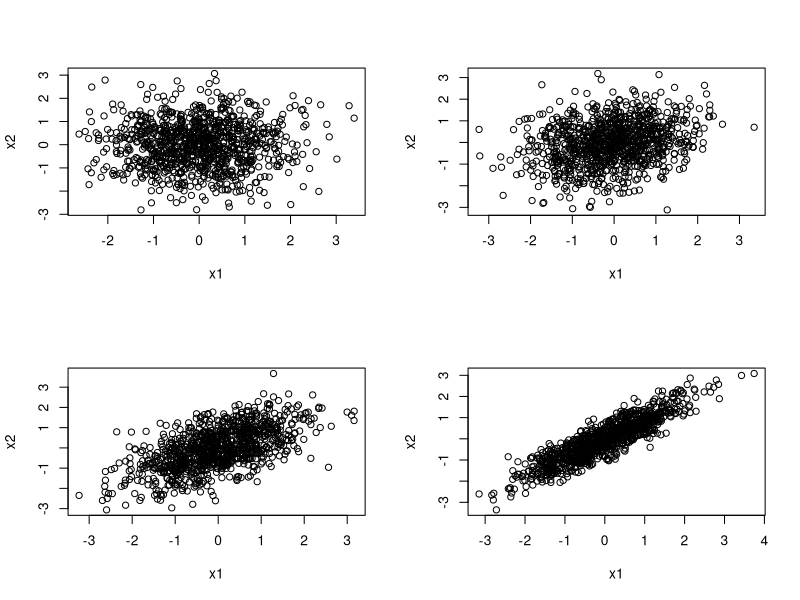

Write R code to recreate this figure.
# To comprehend the code below, try first these commands:
rnorm(2)
n <- 10
matrix(rnorm(2*n), nr=2)
r <- 0.3
r^(1!=diag(2))

# The simulation starts from here.
twodnorm<-function(n=1000, r=0){
 mm<-r^(1!=diag(2)); mm<-t(chol(mm)) # Cholesky decomposition
ma<-mm%*%matrix(rnorm(2*n), nr=2)
ma<-data.frame(x1=ma[1,], x2=ma[2,])
ma}

par(mfrow=c(2,2)) # Four figures into one.
## [ready for figure]
plot(twodnorm(r=0.0)); plot(twodnorm(r=0.3));
## [first two figures]
plot(twodnorm(r=0.6)); plot(twodnorm(r=0.9))
## [two figures more]
# Try varying the correlation coefficients r in the two
# above commands!
par(mfrow = c(1,1)) # Back to the one figure scheme.